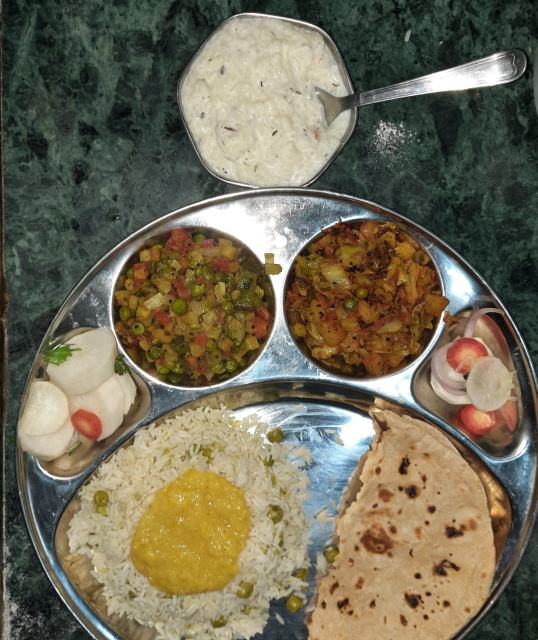
#> input picture _bihari/bihari_thali.jpg, 1075 x 1280 px, given in place of test_rohu.jpg, which was not available (shown at 1/2 size)
$ python process_bihari.py
#> lines starting #> are read from the running program, lines starting #| are printed output that depends on the picture; pictures that were not available may be replaced by others from this repository, and a replacement may not be noted
#> in load, returned value is the input picture: PIL image 1075x1280 RGB; mean R, G, B 114.1, 107.9, 86.7
from PIL import Image, ImageEnhance, ImageFilter, ImageDraw
import os, math

SRC = '_bihari'
OUT = 'assets/img'
os.makedirs(OUT, exist_ok=True)

def crop_to(im, ratio, fx=0.5, fy=0.5):
#> called with ratio = 1.6, fx = 0.5, fy = 0.48
    w, h = im.size
#> w = 1075; h = 1280
    if w / h > ratio:
        nw = int(h * ratio)
        x = int((w - nw) * fx)
        box = (x, 0, x + nw, h)
    else:
        nh = int(w / ratio)
#> nh = 671
        y = int((h - nh) * fy)
#> y = 292
        box = (0, y, w, y + nh)
#> box = (0, 292, 1075, 963)
    return im.crop(box)
#> returned value: PIL image 1075x671 RGB

def vignette(im, strength=0.55, power=1.7):
    w, h = im.size
    # small mask, then upscale for speed
    mw, mh = 320, max(1, round(320 * h / w))
    mask = Image.new('L', (mw, mh), 0)
    px = mask.load()
    cx, cy = (mw - 1) / 2, (mh - 1) / 2
    maxd = math.hypot(cx, cy)
    for y in range(mh):
        for x in range(mw):
            d = math.hypot(x - cx, y - cy) / maxd
            v = min(1.0, max(0.0, (d ** power)))
            px[x, y] = int(255 * v * strength)
    mask = mask.resize((w, h), Image.BICUBIC)
    dark = Image.new('RGB', (w, h), (8, 6, 5))
    return Image.composite(dark, im, mask)

def warm(im, amount=0.10):
    overlay = Image.new('RGB', im.size, (72, 34, 16))
    return Image.blend(im, overlay, amount)

def grain(im, amount=5):
    import random
    random.seed(11)
    w, h = im.size
    n = Image.new('L', (w // 2, h // 2))
    px = n.load()
    for y in range(n.height):
        for x in range(n.width):
            px[x, y] = 128 + random.randint(-amount, amount)
    n = n.resize((w, h), Image.BILINEAR).convert('RGB')
    return Image.blend(im, n, 0.045)

def grade(im, dark=0.86, contrast=1.12, color=0.94, vig=0.55):
    im = ImageEnhance.Brightness(im).enhance(dark)
    im = ImageEnhance.Contrast(im).enhance(contrast)
    im = ImageEnhance.Color(im).enhance(color)
    im = warm(im, 0.07)
    im = vignette(im, vig)
    im = grain(im, 6)
    return im

def save(im, name, widths, quality=80, g=None):
#> called with name = 'hero', quality = 78
    for w in widths:
        h = round(w * im.height / im.width)
        r = im.resize((w, h), Image.LANCZOS)
        if g:
            r = g(r)
        p = f'{OUT}/{name}-{w}.webp'
        r.save(p, 'WEBP', quality=quality, method=6)
        print(p, round(os.path.getsize(p) / 1024), 'KB', r.size, flush=True)

def load(n):
    return Image.open(f'{SRC}/{n}.jpg').convert('RGB')

# ---------- HERO: rohu in terracotta ----------
hero = load('test_rohu')
desk = crop_to(hero, 16 / 10, 0.5, 0.48)
save(desk, 'hero', [1200, 1800], 78, lambda r: grade(r, dark=0.84, contrast=1.12))
mob = crop_to(hero, 4 / 5, 0.5, 0.48)
save(mob, 'hero-mobile', [700, 1000], 78, lambda r: grade(r, dark=0.84, contrast=1.12))
#> the loop in save (call 2), `for w in widths:` made 2 passes
#| assets/img/hero-mobile-700.webp 59 KB (700, 875)
#| assets/img/hero-mobile-1000.webp 94 KB (1000, 1250)

og = crop_to(hero, 1200 / 630, 0.5, 0.48).resize((1200, 630), Image.LANCZOS)
og = grade(og, dark=0.82, contrast=1.14, vig=0.6)
#> in vignette (call 5), `mask = Image.new('L', (mw, mh), 0)`: mask: PIL image 320x168 L; every value is 0
#> in vignette (call 5), `mask = mask.resize((w, h), Image.BICUBIC)`:
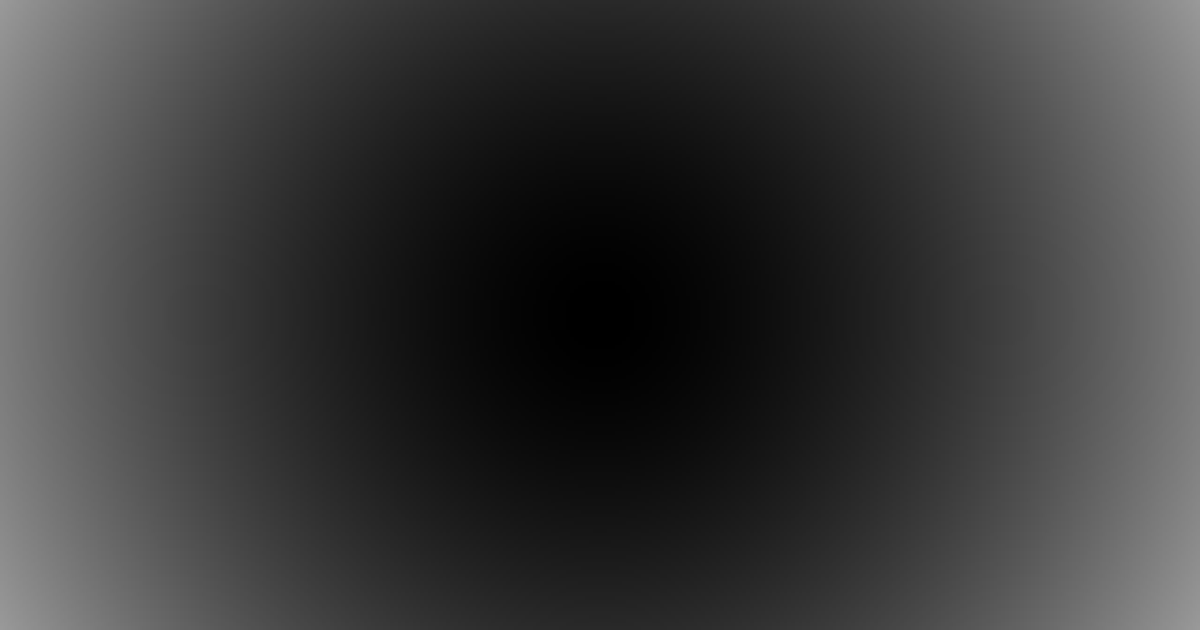
#> mask: PIL image 1200x630 L; min 0, max 153, mean 57.8
#> in grain (call 5), `n = Image.new('L', (w // 2, h // 2))`: n: PIL image 600x315 L; every value is 0
#> in grain (call 5), `n = n.resize((w, h), Image.BILINEAR).convert('RGB')`:
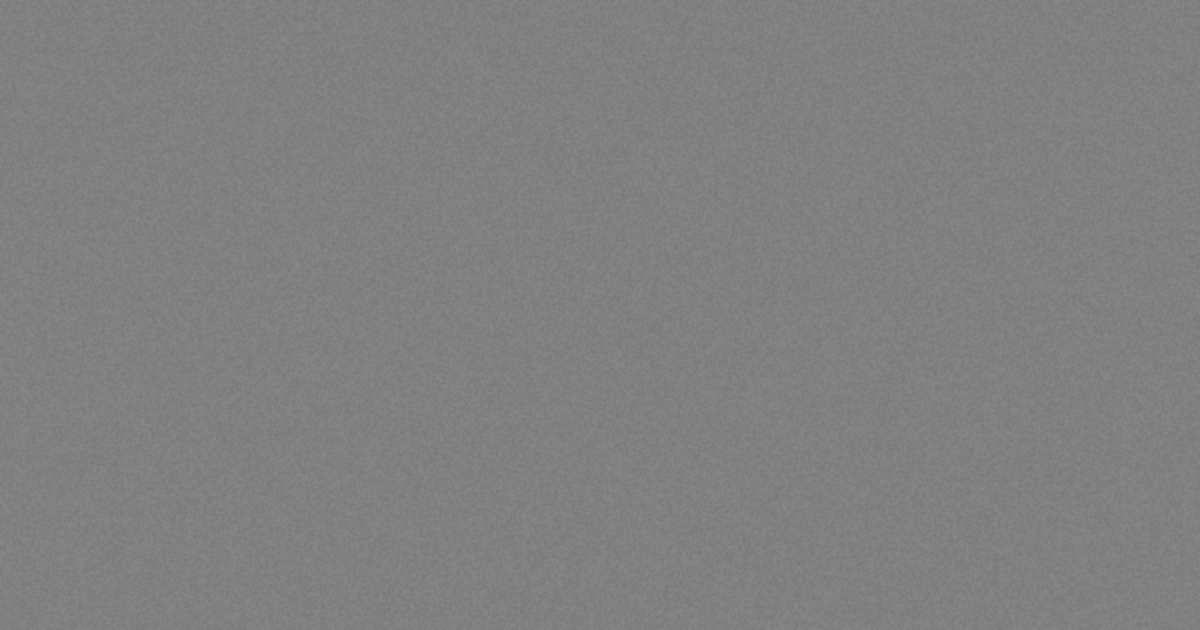
#> n: PIL image 1200x630 RGB; min 122, max 134, mean 128.2
og.save(f'{OUT}/og.jpg', 'JPEG', quality=88, optimize=True, progressive=True)
print('og.jpg', round(os.path.getsize(f'{OUT}/og.jpg') / 1024), 'KB', flush=True)
#| og.jpg 139 KB

# ---------- SIGNATURES (4:5) ----------
save(crop_to(load('litti2').crop((900, 500, 3700, 2900)), 4 / 5, 0.5, 0.5), 'dish-litti', [600, 900], 80,
     lambda r: grade(r, dark=0.84, contrast=1.18))
#> call 2 of load, with n = 'litti2'
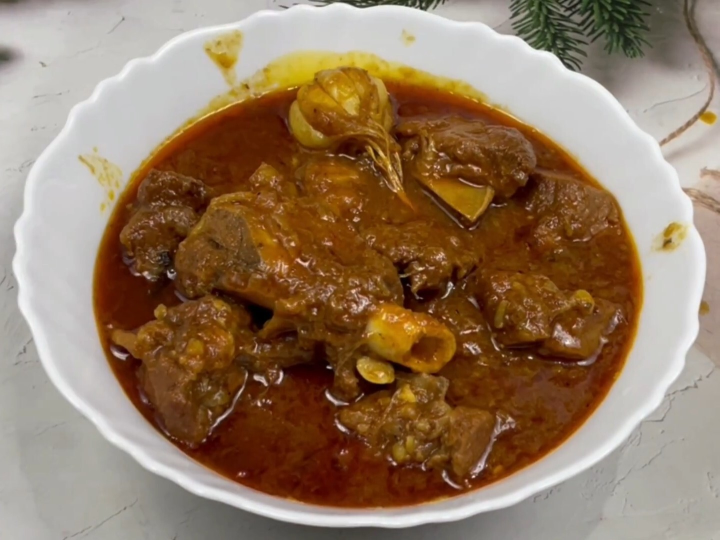
#> input picture _bihari/champaran.jpg, 1439 x 1080 px, given in place of litti2.jpg, which was not available (shown at 1/2 size)
#> in load, returned value is the input picture: PIL image 1439x1080 RGB; mean R, G, B 146.9, 121, 95.9
#> the loop in save (call 3), `for w in widths:` made 2 passes
#> (w, h) on passes 1 to 2: (600, 750), (900, 1125)
#| assets/img/dish-litti-600.webp 1 KB (600, 750)
#| assets/img/dish-litti-900.webp 2 KB (900, 1125)
#> pass 1, in save (call 3), `r = im.resize((w, h), Image.LANCZOS)`:
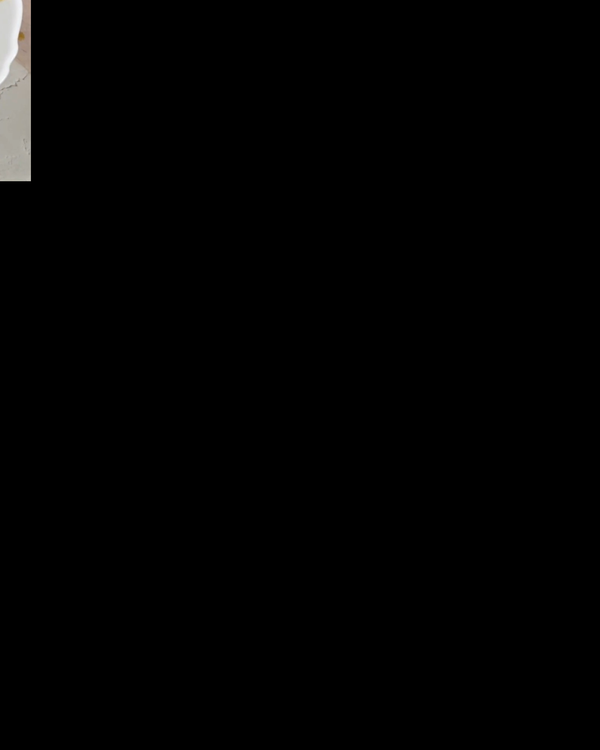
#> r: PIL image 600x750 RGB; mean R, G, B 2.3, 2.2, 2.1
save(crop_to(load('mutton4'), 4 / 5, 0.5, 0.45), 'dish-champaran', [600, 900], 80,
     lambda r: grade(r, dark=0.86))
#> in crop_to (call 5), `w, h = im.size`: w = 1439; h = 1080
#> in crop_to (call 5), `nw = int(h * ratio)`: nw = 864
#> in crop_to (call 5), `x = int((w - nw) * fx)`: x = 287
#> in crop_to (call 5), `box = (x, 0, x + nw, h)`: box = (287, 0, 1151, 1080)
#> in crop_to (call 5), `return im.crop(box)`:
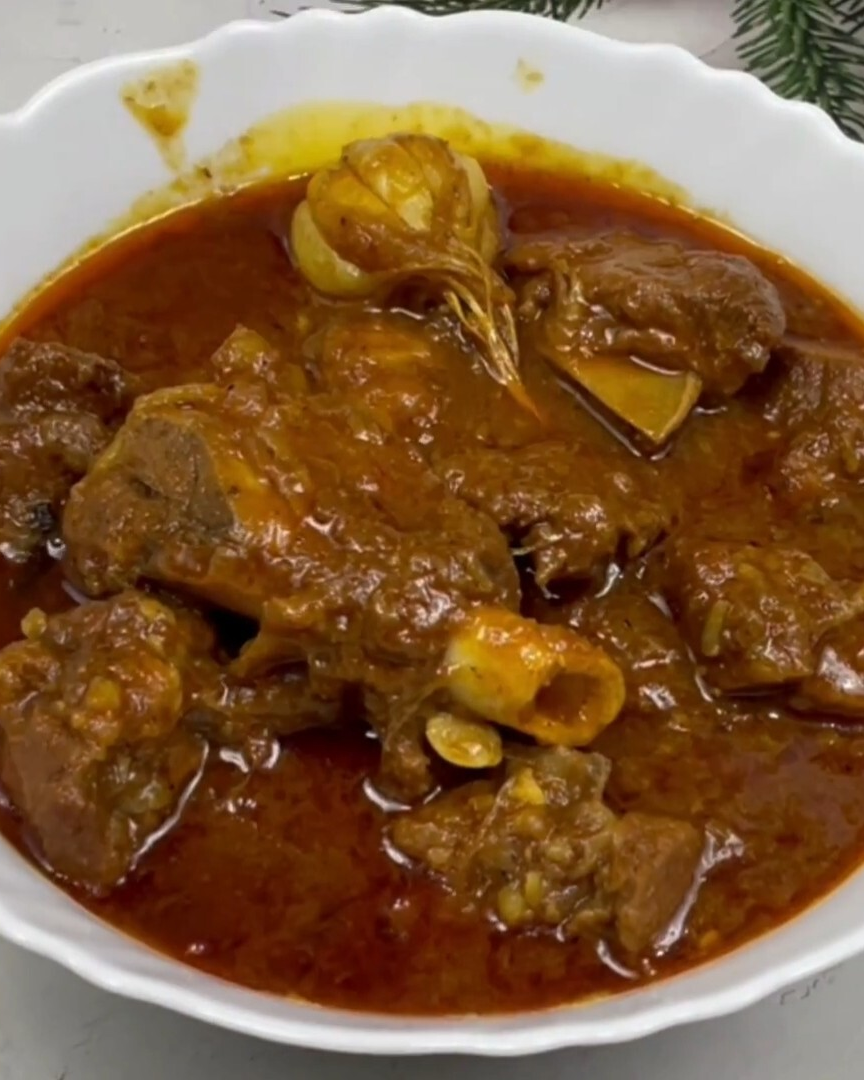
#> returned value: PIL image 864x1080 RGB; mean R, G, B 129.3, 93, 58.5
#> call 4 of save, with name = 'dish-champaran', quality = 80
#> the loop in save (call 4), `for w in widths:` made 2 passes
#| assets/img/dish-champaran-600.webp 28 KB (600, 750)
#| assets/img/dish-champaran-900.webp 45 KB (900, 1125)
#> pass 1, in grade (call 8), `im = ImageEnhance.Brightness(im).enhance(dark)`:
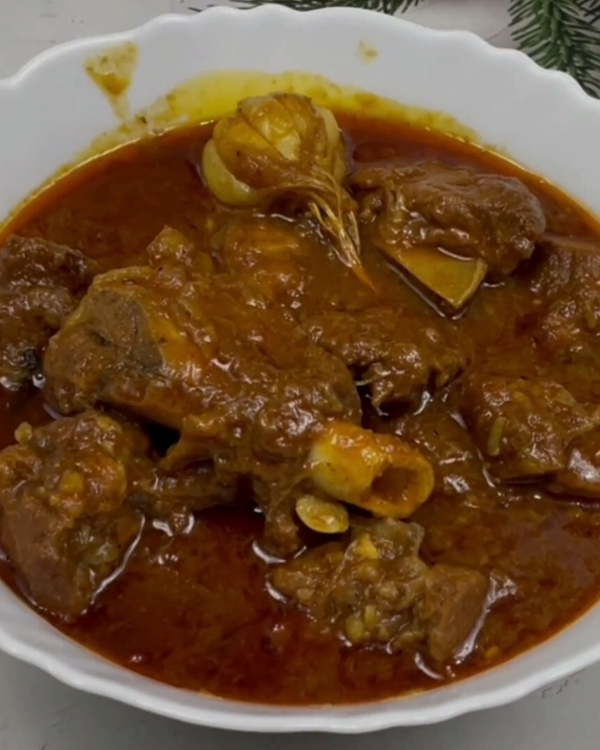
#> im: PIL image 600x750 RGB; mean R, G, B 110.8, 79.5, 49.8
#> after the loop in save (call 4), `for w in widths:`:
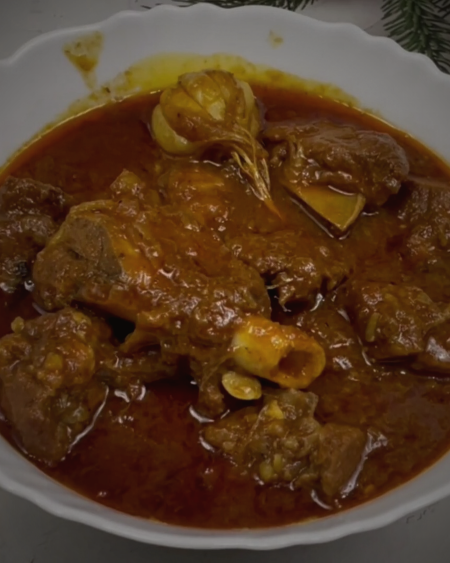
#> r: PIL image 900x1125 RGB (shown at 1/2 size); mean R, G, B 86.4, 59.5, 37.1
save(crop_to(load('rohu'), 4 / 5, 0.5, 0.5), 'dish-fish', [600, 900], 80,
     lambda r: grade(r, dark=0.84))
#> (the run stopped early here; a loop or call above may not have finished)
